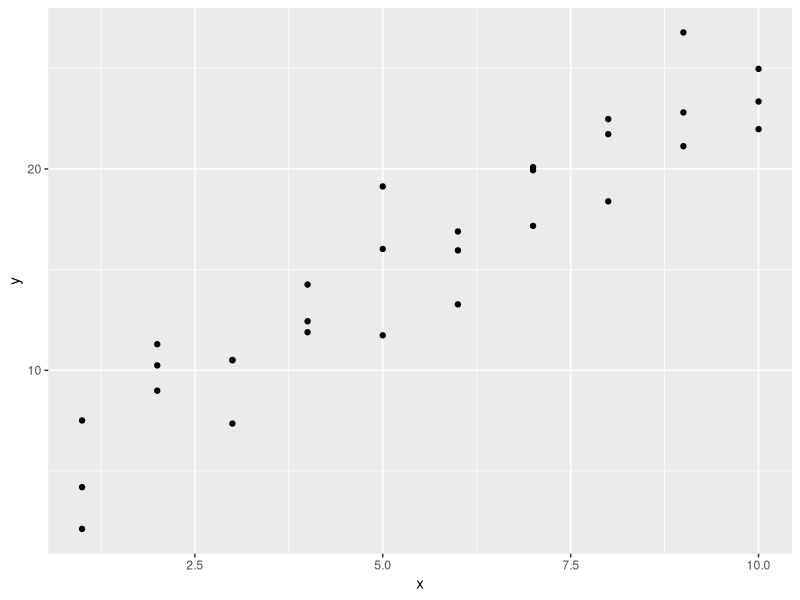
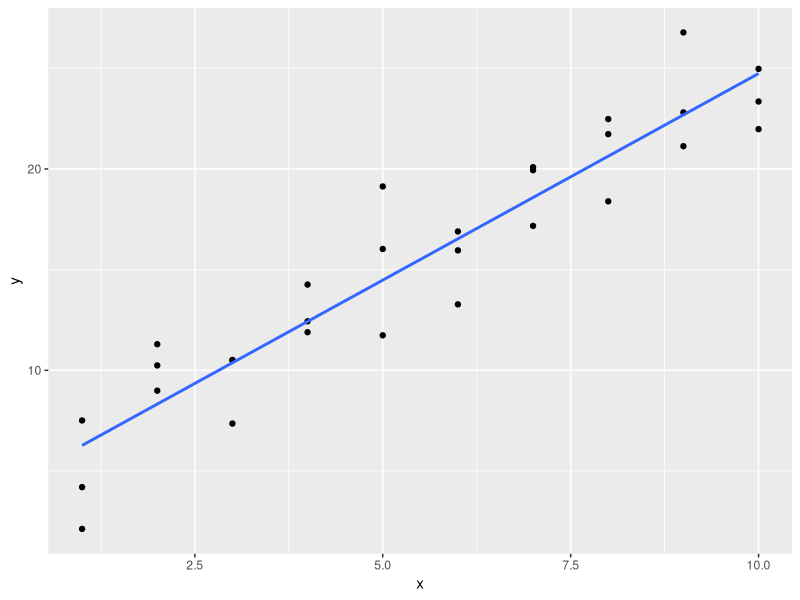
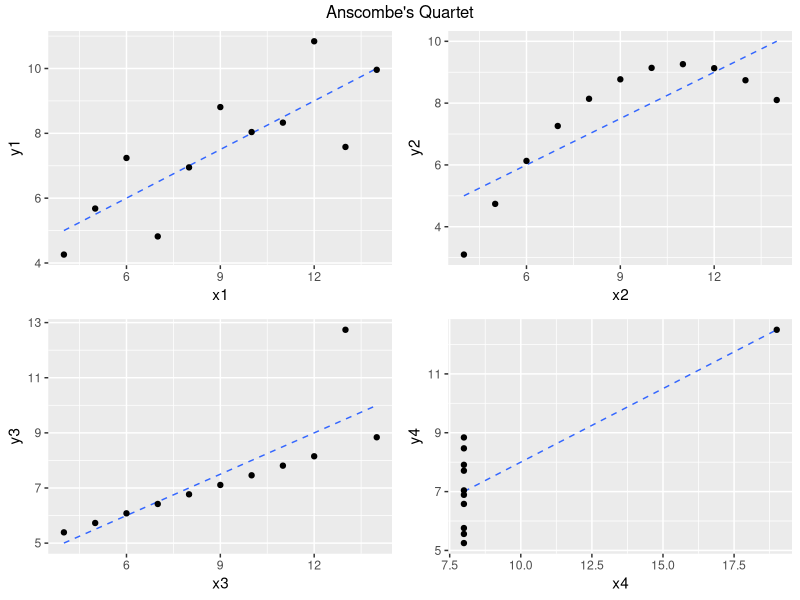

These charts were generated, in order, by the following R code: (Note: this script raises an error after producing the figures.)
library(tidyverse)
library(modelr)
options(na.action = na.warn)

#################
# Pre-Modeling #
#################

# show data with an obvious relationship
ggplot(sim1, aes(x, y)) +
  geom_point()

# the idea is to find something that describes this relationship 
# most basic is correlation which describes the strength of a linear relationship
ggplot(sim1, aes(x, y)) +
  geom_point() +
  geom_smooth(method = "lm", se = FALSE)

cor(sim1$x, sim1$y)
cor.test(sim1$x, sim1$y)

# visualizing your relationships is very important
library(gridExtra)
library(grid)

p1 <- ggplot(anscombe, aes(x1, y1)) +
  geom_smooth(method = "lm", se = FALSE, linetype = "dashed", size = .5) +
  geom_point()
p2 <- ggplot(anscombe, aes(x2, y2)) +
  geom_smooth(method = "lm", se = FALSE, linetype = "dashed", size = .5) +
  geom_point()
p3 <- ggplot(anscombe, aes(x3, y3)) +
  geom_smooth(method = "lm", se = FALSE, linetype = "dashed", size = .5) +
  geom_point()
p4 <- ggplot(anscombe, aes(x4, y4)) +
  geom_smooth(method = "lm", se = FALSE, linetype = "dashed", size = .5) +
  geom_point()

grid.arrange(p1, p2, p3, p4, ncol = 2, 
             top = textGrob("Anscombe's Quartet"))

cor(anscombe$x1, anscombe$y1)
cor(anscombe$x2, anscombe$y2)

##############
# Your Turn! #
##############
# assess the linear relationship between mpg and wt in the mtcars data set
cor.test(mtcars$mpg, mtcars$wt)

# how could you do this using dplyr (think summarise())?
mtcars %>%
  group_by(cyl) %>%
  summarise(correlation = cor(mpg, wt),
            p_value = cor.test(mpg, wt)$p.value)

# how could you visually compare a linear vs non-linear relationship (hint: geom_smooth)
ggplot(mtcars, aes(wt, mpg)) +
  geom_smooth(method = "lm", se = FALSE) +
  geom_smooth(se = "FALSE", color = "red") +
  geom_point()


# what if we want to observe multiple correlation relationships?
sim4
cor(sim4)
pairs(sim4)
# note corrplot & corrgram are worth checking out for visualizing correlations
# across a full data set

# but what if we want to get the significance
sim4 %>% 
  gather(var, value, -y) %>%
  group_by(var) %>%
  summarise(corr = cor(y, value),
            p_value = cor.test(y, value)$p.value) %>%
  filter(p_value < 0.05)


##############
# Your Turn! #
##############
# visualize relationships across all mtcars variables; which ones have appear to
# have the strongest relationship to mpg?
pairs(mtcars)

# quantify the correlations and find the ones that are statistically significant
mtcars %>%
  gather(var, value, - mpg) %>%
  group_by(var) %>%
  summarise(corr = cor(mpg, value),
            p_value = cor.test(mpg, value)$p.value) %>%
  filter(p_value <= 0.05) %>%
  arrange(desc(abs(corr)))

# Many questions remain such as:
# - what can I infer from these relationships (other than just strength)
# - how should we treat the categorical relationships
# - are there interactions between variables
# - and a host of others

###################
# Modeling Basics #
###################

# We can start to answer some of these questions with regression
# 1. there are lots of potential relationships - show messy regression plot
# 2. we want to reduce this to find the best relationships for our data

# show image with best fitted lines and then the best fit line
ggplot(sim1, aes(x, y)) +
  geom_point() +
  geom_smooth(method = "lm", se = FALSE)

# illustrate regression model
sim1_mod <- lm(y ~ x, data = sim1)
sim1_mod
summary(sim1_mod)
str(sim1_mod)
coef(sim1_mod)
residuals(sim1_mod)
fitted.values(sim1_mod)

##############
# Your Turn! #
##############
# fit a linear model that regresses mpg onto wt with the mtcars data
mtcars_mod1 <- lm(mpg ~ wt, data = mtcars)

# how does this model appear to fit (hint: summary)?
summary(mtcars_mod1)

# can you access the fitted values and residuals
mtcars_mod1$residuals
mtcars_mod1$fitted.values

residuals(mtcars_mod1)
fitted.values(mtcars_mod1)

######################
# Visualizing Models #
######################
# we can add our modeling results to our data
sim1_mod <- lm(y ~ x, data = sim1)
sim1 %>%
  add_predictions(sim1_mod) %>%
  add_residuals(sim1_mod)

# and we can extend this right into visualizing it
sim1 %>%
  add_predictions(sim1_mod) %>%
  ggplot(aes(x, y)) +
  geom_point() +
  geom_line(aes(y = pred), color = "red", size = 1)

# show how this relates to
ggplot(sim1, aes(x, y)) +
  geom_point() +
  geom_smooth(method = "lm")

# by visualizing residuals we can assess 
sim1 %>%
  add_residuals(sim1_mod) %>%
  ggplot(aes(resid)) +
  geom_histogram(binwidth = .5)

sim1 %>%
  add_residuals(sim1_mod) %>%
  ggplot(aes(x, resid)) +
  geom_ref_line(h = 0) +
  geom_point()


# This looks like random noise, suggesting that our model has done a good job of 
# capturing the patterns in the dataset.

##############
# Your Turn! #
##############
# fit a linear model that regresses mpg onto wt with the mtcars data
mtcars_mod1 <- lm(mpg ~ wt, data = mtcars)

# how does this model appear to fit?
summary(mtcars_mod1)

# add the predictions and residuals to the mtcars data set and plot them
mtcars %>%
  select(mpg, wt) %>%
  add_predictions(mtcars_mod1) %>%
  add_residuals(mtcars_mod1) %>%
  ggplot(aes(wt, mpg)) +
  geom_point() +
  geom_line(aes(y = pred), color = "red")

mtcars %>%
  select(mpg, wt) %>%
  add_predictions(mtcars_mod1) %>%
  add_residuals(mtcars_mod1) %>%
  ggplot(aes(wt, resid)) +
  geom_ref_line(h = 0) +
  geom_point() +
  geom_smooth(se = FALSE)


######################################
# Dealing with categorical variables #
######################################
sim2
ggplot(sim2, aes(x, y)) + 
  geom_point()

sim2_mod <- lm(y ~ x, data = sim2)
summary(sim2_mod)

# Effectively, a model with a categorical x will predict the mean value for each 
# category. We can easily see this with
sim2 %>% 
  data_grid(x) %>% 
  add_predictions(sim2_mod)

# visualize
# sim2 %>%
sim2 %>%
  add_predictions(sim2_mod) %>%
  ggplot(aes(x, y)) +
  geom_point() +
  geom_point(aes(y = pred), color = "red", size = 4)

# what if we want to change the reference factor?
sim2b <- sim2 %>% 
  mutate(x = as.factor(x),
         x = relevel(x, ref = "b"))

sim2b_mod <- lm(y ~ x, data = sim2b)
summary(sim2b_mod)

##############
# Your Turn! #
##############
# model mpg ~ cyl with cyl being categorical
mtcars_mod2 <- lm(mpg ~ as.factor(cyl), data = mtcars)

# plot the predictions
mtcars %>%
  add_predictions(mtcars_mod2) %>%
  ggplot(aes(as.factor(cyl), mpg)) +
  geom_boxplot() +
  geom_point() +
  geom_point(aes(y = pred), color = "red", size = 4)

# plot the residuals
mtcars %>%
  add_residuals(mtcars_mod2) %>%
  ggplot(aes(as.factor(cyl))) +
  geom_ref_line(h = 0) +
  geom_point(aes(y = resid))

################################################
# Interactions btwn continuous and categorical #
################################################
sim3
ggplot(sim3, aes(x1, y, color = x2)) + 
  geom_point() +
  facet_wrap(~ x2, nrow = 1)

# two potential model specifications, explain difference btwn + and *
mod1 <- lm(y ~ x1 + x2, data = sim3)
mod2 <- lm(y ~ x1 * x2, data = sim3)

model_matrix(sim3, y ~ x1 + x2)
model_matrix(sim3, y ~ x1 * x2)

summary(mod1)
summary(mod2)

sim3 %>% 
  gather_predictions(mod1, mod2) %>%
  ggplot(aes(x1, y, color = x2)) +
  geom_point() +
  geom_line(aes(y = pred)) +
  facet_grid(model ~ x2)

sim3 %>%
  gather_residuals(mod1, mod2) %>%
  ggplot(aes(x1, resid, color = x2)) +
  geom_ref_line(h = 0, size = 1) +
  geom_point() +
  facet_grid(model ~ x2)



##############
# Your Turn! #
##############
# compare the following two models for the mtcars data
mtcars_mod3 <- lm(mpg ~ wt + as.factor(cyl), data = mtcars)
mtcars_mod4 <- lm(mpg ~ wt * as.factor(cyl), data = mtcars)

# compare summaries
summary(mtcars_mod3)
summary(mtcars_mod4)

# compare model matrix
model_matrix(mtcars, mpg ~ wt + as.factor(cyl))
model_matrix(mtcars, mpg ~ wt * as.factor(cyl))

# compare predicted values
mtcars %>%
  mutate(cyl = as.factor(cyl)) %>%
  select(mpg, wt, cyl) %>%
  gather_predictions(mtcars_mod3, mtcars_mod4) %>%
  ggplot(aes(wt, mpg, color = cyl)) +
  geom_point() +
  geom_line(aes(y = pred, color = cyl)) +
  facet_grid(model ~ cyl, scales = "free")

# compare residuals
mtcars %>%
  mutate(cyl = as.factor(cyl)) %>%
  select(mpg, wt, cyl) %>%
  gather_residuals(mtcars_mod3, mtcars_mod4) %>%
  ggplot(aes(wt, resid, color = cyl)) +
  geom_ref_line(h = 0) +
  geom_point() +
  geom_smooth(method = "lm", se = FALSE) +
  facet_grid(model ~ cyl, scales = "free")

# what are your thoughts?

########################
# Model Specifications #
########################

# at any time we can see the translation of our model with
model_matrix(sim1, y ~ x)
model_matrix(sim2, y ~ x)
model_matrix(sim3, y ~ x1 + x2)
model_matrix(sim3, y ~ x1 * x2)

##############
# Your Turn! #
##############
# get the model matrix for our mtcars_mod1 model
mtcars_mod1 <- lm(mpg ~ wt, data = mtcars)

model_matrix(mtcars, mpg ~ wt)

# what happens if you add two new variables as in 
mtcars_mod2 <- lm(mpg ~ wt + cyl + hp, data = mtcars)
model_matrix(mtcars, mpg ~ wt + cyl + hp)


###################
# Transformations #
###################
# You can also perform transformations inside the model formula
# lm(log(y) ~ sqrt(x1) + x2)
# If your transformation involves +, *, ^, or -, you’ll need to wrap it in I() 
# so R doesn’t treat it like part of the model specification. For example, 
# y ~ x + I(x ^ 2) is translated to y = a_1 + a_2 * x + a_3 * x^2

model_matrix(sim1, y ~ x + x^2)
model_matrix(sim1, y ~ x + I(x^2))

